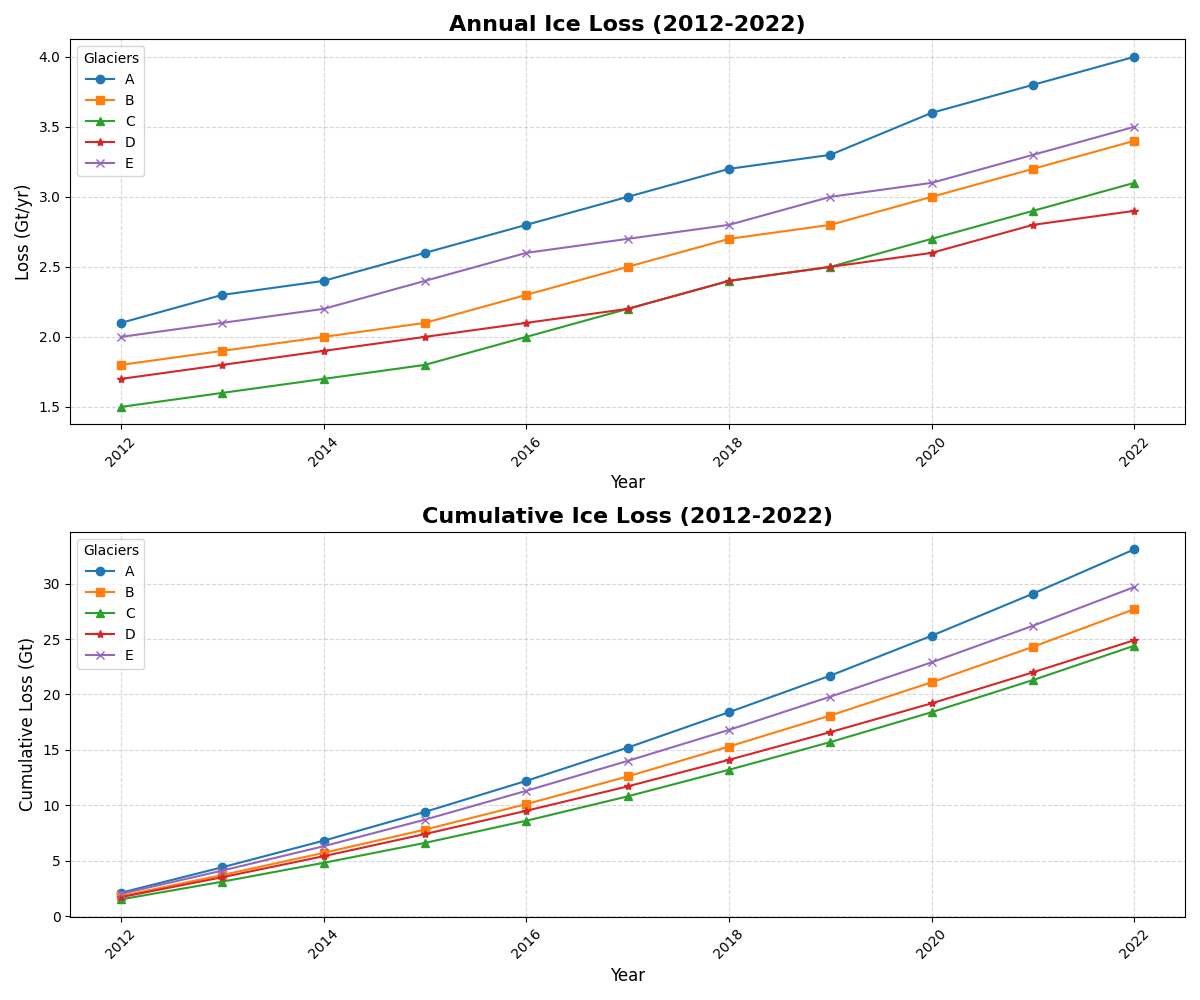

Write the Python code that produced this figure.
import matplotlib.pyplot as plt
import numpy as np

years = np.arange(2012, 2023)

glacier_a = np.array([2.1, 2.3, 2.4, 2.6, 2.8, 3.0, 3.2, 3.3, 3.6, 3.8, 4.0])
glacier_b = np.array([1.8, 1.9, 2.0, 2.1, 2.3, 2.5, 2.7, 2.8, 3.0, 3.2, 3.4])
glacier_c = np.array([1.5, 1.6, 1.7, 1.8, 2.0, 2.2, 2.4, 2.5, 2.7, 2.9, 3.1])
glacier_d = np.array([1.7, 1.8, 1.9, 2.0, 2.1, 2.2, 2.4, 2.5, 2.6, 2.8, 2.9])
glacier_e = np.array([2.0, 2.1, 2.2, 2.4, 2.6, 2.7, 2.8, 3.0, 3.1, 3.3, 3.5])

cumulative_a = np.cumsum(glacier_a)
cumulative_b = np.cumsum(glacier_b)
cumulative_c = np.cumsum(glacier_c)
cumulative_d = np.cumsum(glacier_d)
cumulative_e = np.cumsum(glacier_e)

fig, axs = plt.subplots(2, 1, figsize=(12, 10))

# Shortened titles and labels
axs[0].plot(years, glacier_a, marker='o', label='A', color='#1f77b4')
axs[0].plot(years, glacier_b, marker='s', label='B', color='#ff7f0e')
axs[0].plot(years, glacier_c, marker='^', label='C', color='#2ca02c')
axs[0].plot(years, glacier_d, marker='*', label='D', color='#d62728')
axs[0].plot(years, glacier_e, marker='x', label='E', color='#9467bd')
axs[0].set_title("Annual Ice Loss (2012-2022)", fontsize=16, fontweight='bold')
axs[0].set_xlabel("Year", fontsize=12)
axs[0].set_ylabel("Loss (Gt/yr)", fontsize=12)
axs[0].legend(title='Glaciers', fontsize=10)
axs[0].grid(True, linestyle='--', alpha=0.5)
axs[0].tick_params(axis='x', rotation=45)

axs[1].plot(years, cumulative_a, marker='o', label='A', color='#1f77b4')
axs[1].plot(years, cumulative_b, marker='s', label='B', color='#ff7f0e')
axs[1].plot(years, cumulative_c, marker='^', label='C', color='#2ca02c')
axs[1].plot(years, cumulative_d, marker='*', label='D', color='#d62728')
axs[1].plot(years, cumulative_e, marker='x', label='E', color='#9467bd')
axs[1].set_title("Cumulative Ice Loss (2012-2022)", fontsize=16, fontweight='bold')
axs[1].set_xlabel("Year", fontsize=12)
axs[1].set_ylabel("Cumulative Loss (Gt)", fontsize=12)
axs[1].legend(title='Glaciers', fontsize=10)
axs[1].grid(True, linestyle='--', alpha=0.5)
axs[1].tick_params(axis='x', rotation=45)

plt.tight_layout()
plt.show()
